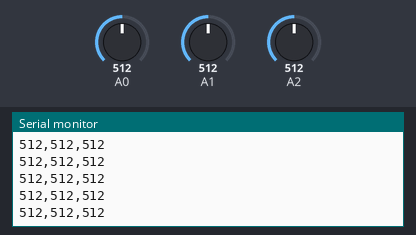
Bench run of a sketch on a simulated Arduino Uno, built with avr-gcc and run on an emulated ATmega328P. Shown: the last lines printed to the serial monitor. Inputs (shaded band) come from the test bench; at power-on: A1 = 512, A0 = 512, A2 = 512.

Above: at 2.7 s.
2.8 s: A1 set to 992
At 2.86 s:
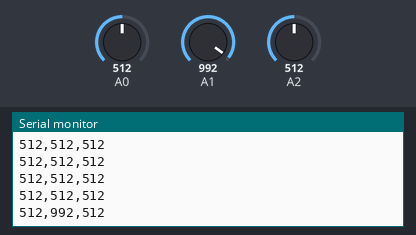
5.8 s: A1 set to 1016
At 5.81 s:
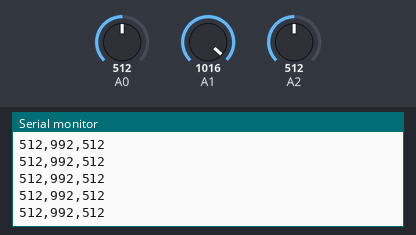
Timing chart, 0 to 8.8 s (numbered marks = the images above; inputs shaded):
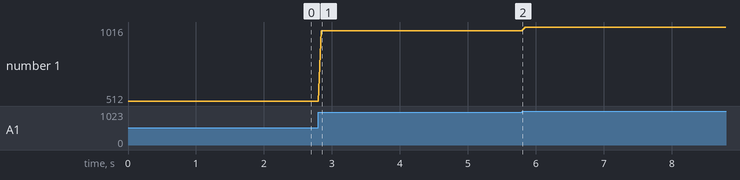

The sketch:

sketch_oct10a.ino
```cpp
void setup()
{
// シリアルモニターの初期化をする
Serial.begin(9600) ;
}
void loop()
{
long x , y , z ;
x = y = z = 0 ;
x = analogRead(0) ; // Ｘ軸
y = analogRead(1) ; // Ｙ軸
z = analogRead(2) ; // Ｚ軸
//Serial.print("X:") ;
Serial.print(x) ;
Serial.print(",") ;
//Serial.print(" Y:") ;
Serial.print(y) ;
Serial.print(",") ;
//Serial.print(" Z:") ;
Serial.println(z) ;
delay(50) ;
}
```

Measured:
- after the input at 2.8 s, the serial monitor: prints a new line after 0.05 s (image 1)
- plotted number 1: 512 → 992 after the input at 2.8 s, 992 → 1016 after the input at 5.8 s
